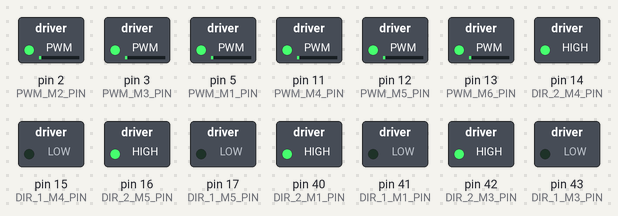
Bench run of a sketch on a simulated Arduino Mega 2560, built with avr-gcc and run on an emulated ATmega2560. Shown: switched loads named in the sketch (green lamp = pin HIGH). What the sketch prints to the serial monitor is not drawn.

Above: at 0.15 s.
At 6.25 s:
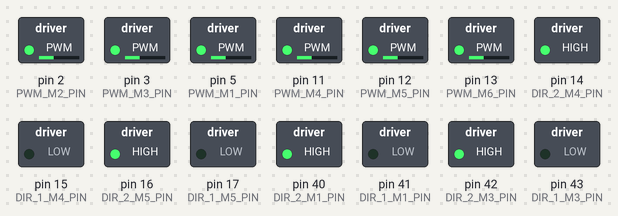
At 9.59 s:
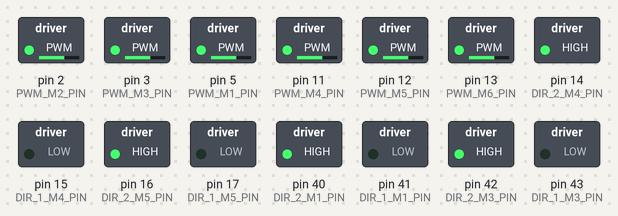
At 12.93 s:
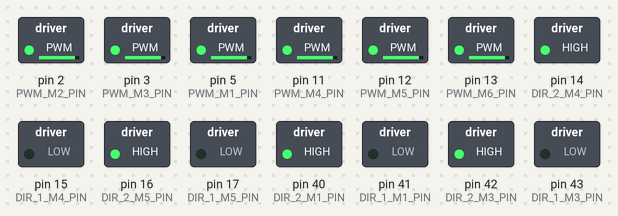
Timing chart, 0 to 13.6 s (numbered marks = the images above):
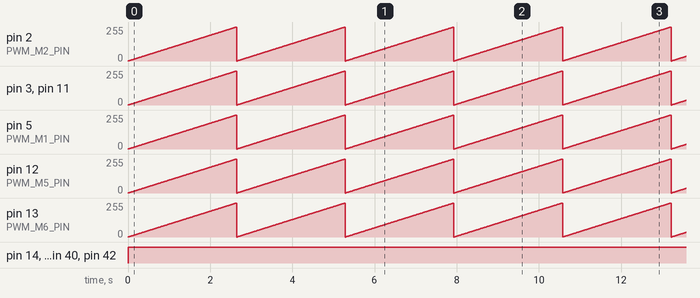

Measured:
- by itself, pin 14 (DIR_2_M4_PIN), pin 16 (DIR_2_M5_PIN), pin 40 (DIR_2_M1_PIN), pin 42 (DIR_2_M3_PIN): LOW → HIGH at 0.00 s
- by itself, pin 2 (PWM_M2_PIN), pin 3 (PWM_M3_PIN), pin 5 (PWM_M1_PIN), pin 11 (PWM_M4_PIN), pin 12 (PWM_M5_PIN), pin 13 (PWM_M6_PIN): ramps from 0/255 to 255/255 and jumps back, once every 2.6 s

The sketch:

hl_hyper_motors_check.ino
```cpp
// (licence header left out)
// Выводы направления моторов
const int DIR_1_M1_PIN = 41;
const int DIR_2_M1_PIN = 40;
const int DIR_1_M2_PIN = 48;
const int DIR_2_M2_PIN = 47;
const int DIR_1_M3_PIN = 43;
const int DIR_2_M3_PIN = 42;
const int DIR_1_M4_PIN = 15;
const int DIR_2_M4_PIN = 14;
const int DIR_1_M5_PIN = 17;
const int DIR_2_M5_PIN = 16;
const int DIR_1_M6_PIN = 62;
const int DIR_2_M6_PIN = 63;
// Выводы скорости моторов
const int PWM_M1_PIN = 5;
const int PWM_M2_PIN = 2;
const int PWM_M3_PIN = 3;
const int PWM_M4_PIN = 11;
const int PWM_M5_PIN = 12;
const int PWM_M6_PIN = 13;

void setup() {
  // Настройка скорости отладочного порта
  Serial.begin(115200);
  // Настройка всех выводов направления на выход
  pinMode(DIR_1_M1_PIN,OUTPUT);
  pinMode(DIR_2_M1_PIN,OUTPUT);
  pinMode(DIR_1_M2_PIN,OUTPUT);
  pinMode(DIR_2_M2_PIN,OUTPUT);
  pinMode(DIR_1_M3_PIN,OUTPUT);
  pinMode(DIR_2_M3_PIN,OUTPUT);
  pinMode(DIR_1_M4_PIN,OUTPUT);
  pinMode(DIR_2_M4_PIN,OUTPUT);
  pinMode(DIR_1_M5_PIN,OUTPUT);
  pinMode(DIR_2_M5_PIN,OUTPUT);
  pinMode(DIR_1_M6_PIN,OUTPUT);
  pinMode(DIR_2_M6_PIN,OUTPUT);
  // Настройка всех выводов скорости на выход
  pinMode(PWM_M1_PIN,OUTPUT);
  pinMode(PWM_M2_PIN,OUTPUT);
  pinMode(PWM_M3_PIN,OUTPUT);
  pinMode(PWM_M4_PIN,OUTPUT);
  pinMode(PWM_M5_PIN,OUTPUT);
  pinMode(PWM_M6_PIN,OUTPUT);
  // Сброс скорости моторов
  analogWrite(PWM_M1_PIN, 0);
  analogWrite(PWM_M2_PIN, 0);
  analogWrite(PWM_M3_PIN, 0);
  analogWrite(PWM_M4_PIN, 0);
  analogWrite(PWM_M5_PIN, 0);
  analogWrite(PWM_M6_PIN, 0);
}

void loop() {
  Serial.println("Motors Case 1/4");
  // Первое направление
  digitalWrite(DIR_1_M1_PIN, LOW);
  digitalWrite(DIR_2_M1_PIN, HIGH);
  digitalWrite(DIR_1_M2_PIN, LOW);
  digitalWrite(DIR_2_M2_PIN, HIGH);
  digitalWrite(DIR_1_M3_PIN, LOW);
  digitalWrite(DIR_2_M3_PIN, HIGH);
  digitalWrite(DIR_1_M4_PIN, LOW);
  digitalWrite(DIR_2_M4_PIN, HIGH);
  digitalWrite(DIR_1_M5_PIN, LOW);
  digitalWrite(DIR_2_M5_PIN, HIGH);
  digitalWrite(DIR_1_M6_PIN, LOW);
  digitalWrite(DIR_2_M6_PIN, HIGH);
  for (byte i = 0; i <= 255; i++) { // Увеличение скорости моторов
    Serial.print("Current PWM "); Serial.println(i);
    analogWrite(PWM_M1_PIN, i);
    analogWrite(PWM_M2_PIN, i);
    analogWrite(PWM_M3_PIN, i);
    analogWrite(PWM_M4_PIN, i);
    analogWrite(PWM_M5_PIN, i);
    analogWrite(PWM_M6_PIN, i);
    delay(10);
  }
  Serial.println("Motors Case 2/4");
  // Сброс скорости моторов
  analogWrite(PWM_M1_PIN, 0);
  analogWrite(PWM_M2_PIN, 0);
  analogWrite(PWM_M3_PIN, 0);
  analogWrite(PWM_M4_PIN, 0);
  analogWrite(PWM_M5_PIN, 0);
  analogWrite(PWM_M6_PIN, 0);
  delay(300);
  for (byte i = 255; i >= 0; i--) { // Уменьшение скорости моторов
    Serial.print("Current PWM "); Serial.println(i);
    analogWrite(PWM_M1_PIN, i);
    analogWrite(PWM_M2_PIN, i);
    analogWrite(PWM_M3_PIN, i);
    analogWrite(PWM_M4_PIN, i);
    analogWrite(PWM_M5_PIN, i);
    analogWrite(PWM_M6_PIN, i);
    delay(10);
  }
  delay(1000);

  Serial.println("Motors Case 3/4");
  // Второе направление
  digitalWrite(DIR_1_M1_PIN, HIGH);
  digitalWrite(DIR_2_M1_PIN, LOW);
  digitalWrite(DIR_1_M2_PIN, HIGH);
  digitalWrite(DIR_2_M2_PIN, LOW);
  digitalWrite(DIR_1_M3_PIN, HIGH);
  digitalWrite(DIR_2_M3_PIN, LOW);
  digitalWrite(DIR_1_M4_PIN, HIGH);
  digitalWrite(DIR_2_M4_PIN, LOW);
  digitalWrite(DIR_1_M5_PIN, HIGH);
  digitalWrite(DIR_2_M5_PIN, LOW);
  digitalWrite(DIR_1_M6_PIN, HIGH);
  digitalWrite(DIR_2_M6_PIN, LOW);
  for (byte i = 0; i <= 255; i++) { // Увеличение скорости моторов
    Serial.print("Current PWM "); Serial.println(i);
    analogWrite(PWM_M1_PIN, i);
    analogWrite(PWM_M2_PIN, i);
    analogWrite(PWM_M3_PIN, i);
    analogWrite(PWM_M4_PIN, i);
    analogWrite(PWM_M5_PIN, i);
    analogWrite(PWM_M6_PIN, i);
    delay(10);
  }
  Serial.println("Motors Case 4/4");
  // Сброс скорости моторов
  analogWrite(PWM_M1_PIN, 0);
  analogWrite(PWM_M2_PIN, 0);
  analogWrite(PWM_M3_PIN, 0);
  analogWrite(PWM_M4_PIN, 0);
  analogWrite(PWM_M5_PIN, 0);
  analogWrite(PWM_M6_PIN, 0);
  delay(300);
  for (byte i = 255; i >= 0; i--) { // Уменьшение скорости моторов
    Serial.print("Current PWM "); Serial.println(i);
    analogWrite(PWM_M1_PIN, i);
    analogWrite(PWM_M2_PIN, i);
    analogWrite(PWM_M3_PIN, i);
    analogWrite(PWM_M4_PIN, i);
    analogWrite(PWM_M5_PIN, i);
    analogWrite(PWM_M6_PIN, i);
    delay(10);
  }
  delay(1000);
}
```
